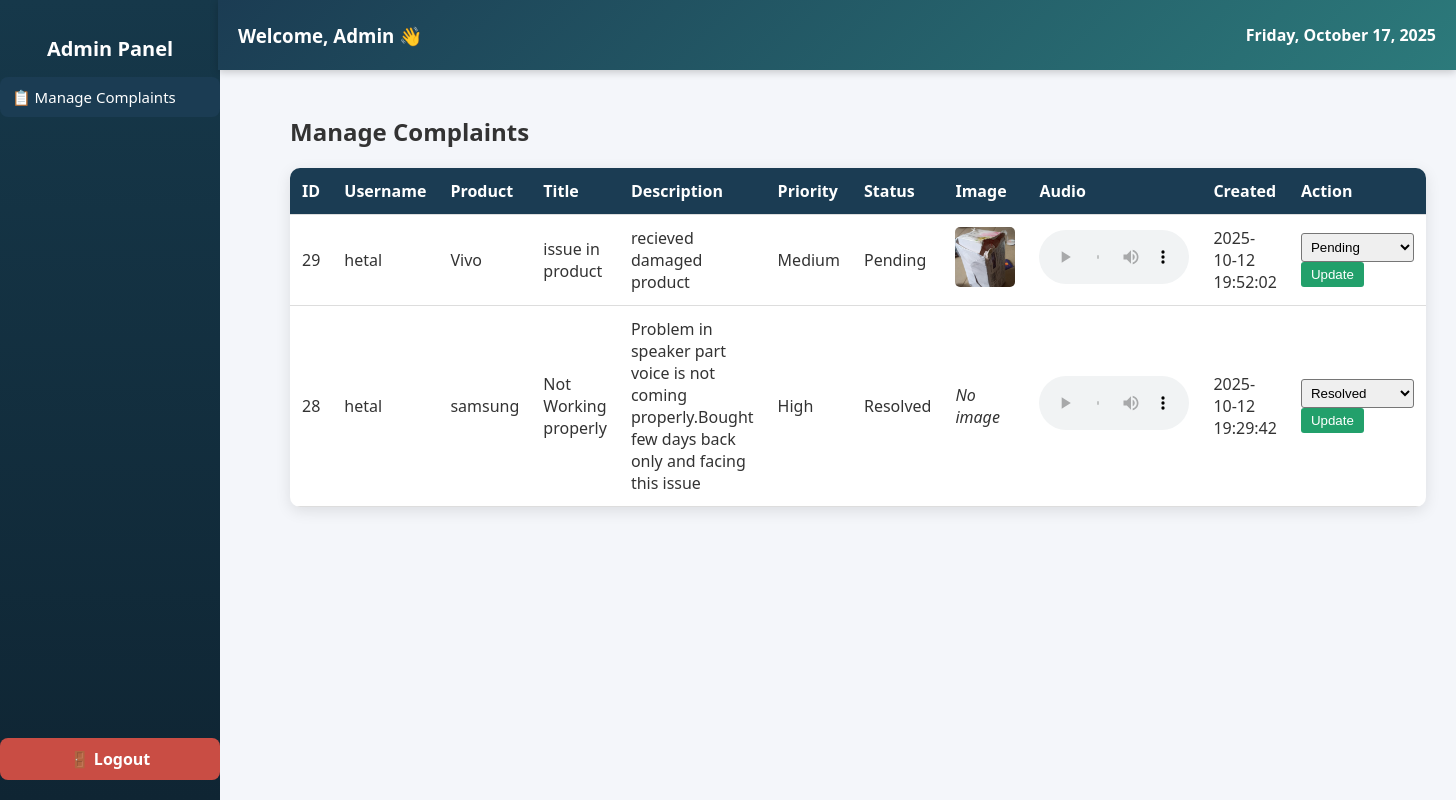
Page /admin/admin_layout.php on the committed database.
### tables this page shows
CREATE TABLE `complaints` (
  `id` int(11) UNSIGNED NOT NULL,
  `user_id` int(11) UNSIGNED NOT NULL,
  `product_id` int(11) UNSIGNED NOT NULL,
  `title` varchar(255) NOT NULL,
  `description` text NOT NULL,
  `priority` enum('Low','Medium','High') DEFAULT 'Medium',
  `attachment_image` varchar(255) DEFAULT NULL,
  `attachment_audio` varchar(255) DEFAULT NULL,
  `status` enum('Pending','In Progress','Resolved','Not Resolved') NOT NULL DEFAULT 'Pending',
  `created_at` timestamp NOT NULL DEFAULT current_timestamp(),
  `updated_at` timestamp NOT NULL DEFAULT current_timestamp() ON UPDATE current_timestamp()
);

CREATE TABLE `users` (
  `id` int(10) UNSIGNED NOT NULL,
  `first_name` varchar(100) NOT NULL,
  `last_name` varchar(100) NOT NULL,
  `username` varchar(50) NOT NULL,
  `email` varchar(100) NOT NULL,
  `phone` varchar(15) DEFAULT NULL,
  `password_hash` varchar(255) NOT NULL,
  `created_at` timestamp NOT NULL DEFAULT current_timestamp(),
  `updated_at` timestamp NOT NULL DEFAULT current_timestamp() ON UPDATE current_timestamp(),
  `is_admin` tinyint(1) DEFAULT 0,
  `role` enum('owner','member') DEFAULT 'owner'
);

CREATE TABLE `products` (
  `id` int(10) UNSIGNED NOT NULL,
  `user_id` int(10) UNSIGNED NOT NULL,
  `product_name` varchar(255) NOT NULL,
  `category` varchar(100) NOT NULL,
  `brand` varchar(100) NOT NULL,
  `serial_number` varchar(100) DEFAULT NULL,
  `purchase_date` date NOT NULL,
  `price` decimal(10,2) DEFAULT NULL,
  `warranty_period` int(11) NOT NULL,
  `warranty_unit` enum('months','years') NOT NULL DEFAULT 'months',
  `warranty_expiry` date DEFAULT NULL,
  `bill_file` varchar(255) DEFAULT NULL,
  `notes` text DEFAULT NULL,
  `created_at` timestamp NOT NULL DEFAULT current_timestamp(),
  `updated_at` timestamp NOT NULL DEFAULT current_timestamp() ON UPDATE current_timestamp()
);

### admin/admin_panel_content.php (the view, shortened to what this page needs)
<?php
$stmt = $conn->prepare("
    SELECT c.id, c.title, c.description, c.priority, c.status, c.created_at, c.updated_at,
           c.attachment_image, c.attachment_audio,
           p.product_name, u.username
    FROM complaints c
    JOIN products p ON c.product_id = p.id
    JOIN users u ON c.user_id = u.id
    ORDER BY c.created_at DESC
");
$stmt->execute();
$complaints = $stmt->get_result()->fetch_all(MYSQLI_ASSOC);
?>
<h2>Manage Complaints</h2>
<table>
    <thead>
        <tr>
            <th>ID</th>
            <th>Username</th>
            <th>Product</th>
            <th>Title</th>
            <th>Description</th>
            <th>Priority</th>
            <th>Status</th>
            <th>Image</th>
            <th>Audio</th>
            <th>Created</th>
            <th>Action</th>
        </tr>
    </thead>
    <tbody>
        <?php if ($complaints): foreach ($complaints as $c): ?>
        <tr>
            <td><?= $c['id'] ?></td>
            <td><?= htmlspecialchars($c['username']) ?></td>
            <td><?= htmlspecialchars($c['product_name']) ?></td>
            <td><?= htmlspecialchars($c['title']) ?></td>
            <td><?= htmlspecialchars($c['description']) ?></td>
            <td><?= htmlspecialchars($c['priority']) ?></td>
            <td><?= htmlspecialchars($c['status']) ?></td>
            <td>
                <?php if (!empty($c['attachment_image'])): ?>
                    <a href="../<?= htmlspecialchars($c['attachment_image']) ?>" target="_blank">
                        <img src="../<?= htmlspecialchars($c['attachment_image']) ?>" width="60" height="60">
                    </a>
                <?php else: ?>
                    <em>No image</em>
                <?php endif; ?>
            </td>
            <td>
    <?php if (!empty($c['attachment_audio'])): ?>
        <?php
            $audioPath = (file_exists("../" . $c['attachment_audio']))
                ? "../" . $c['attachment_audio']
                : $c['attachment_audio'];
        ?>
        <audio controls style="width:150px;">
            <source src="<?= htmlspecialchars($audioPath) ?>" type="audio/webm">
        </audio>
    <?php else: ?>
        <em>No audio</em>
    <?php endif; ?>
</td>
            <td><?= $c['created_at'] ?></td>
            <td>
                <form method="POST" action="admin_panel.php">
                    <select name="status">
                        <option value="Pending" <?= $c['status'] == 'Pending' ? 'selected' : '' ?>>Pending</option>
                        <option value="Resolved" <?= $c['status'] == 'Resolved' ? 'selected' : '' ?>>Resolved</option>
                    </select>
                    <button type="submit">Update</button>
                </form>
            </td>
        </tr>
        <?php endforeach; else: ?>
        <tr><td colspan="11" style="text-align:center;">No complaints found</td></tr>
        <?php endif; ?>
    </tbody>
</table>

### admin/admin_layout.php (shortened to what this page needs)
<!DOCTYPE html>
<html lang="en">
<head>
    <link rel="stylesheet" href="../css/dashboard.css">
</head>
<body>
<div class="dashboard-container">
    <aside class="sidebar">
        <div class="sidebar-header">
            <span class="brand-text">Admin Panel</span>
        </div>
        <nav class="menu">
            <a href="#" class="active" id="manage-complaints">📋 Manage Complaints</a>
        </nav>
        <a href="./admin_logout.php" class="logout">🚪 Logout</a>
    </aside>
    <main class="main-content">
        <header class="topbar">
            <h3>Welcome, Admin 👋</h3>
            <p class="date"><?= date("l, F j, Y") ?></p>
        </header>
        <div id="dashboard-page-content">
            <?php include 'admin_panel_content.php'; ?>
        </div>
    </main>
</div>
</body>
</html>

### css/dashboard.css (style rules this page uses)
:root { --bg:#f4f6fa; --text:#333; --primary:#1B3C53; --primary-2:#164a63; --sidebar-dark:#0e2433; --accent:#247BA0; --green:#22a06b; --amber:#f59e0b; --red:#e45858; --card:#fff; --muted:#555; }
* { box-sizing:border-box; }
html,body { height:100%; }
body { margin:0; font-family:"Segoe UI", Arial, sans-serif; background:var(--bg); color:var(--text); }
.dashboard-container { display:flex; min-height:calc(100vh - 76px); gap:20px; padding: 0 20px 20px; }
.topbar { position: fixed; top: 0; left: 218px; right: 0; height: 70px; display: flex; justify-content: space-between; align-items: center; background: linear-gradient(135deg, #1B3C53, #2C7A7B); color: #fff; padding: 0 20px; font-weight: bold; z-index: 1000; border-radius: 0; box-shadow: 0 2px 8px rgba(0,0,0,0.2); z-index: 2000; }
.sidebar { width: 220px; height: 100vh; background: linear-gradient(to bottom, #16384a, #0f2533); padding: 20px 0; position: fixed; left: 0; top: 0; display: flex; flex-direction: column; }
.sidebar-header { display: flex; align-items: center; justify-content: center; padding: 15px 10px; gap: 10px; }
.sidebar-header .brand-text { font-size: 20px; font-weight: 700; color: #fff; }
.menu { display:flex; flex-direction:column; gap:12px; margin-bottom:12px; }
.menu a { text-decoration:none; padding:10px 12px; border-radius:8px; color:#dbeafe; font-size:15px; transition:background .2s ease, color .2s ease; }
.menu a:hover, .menu a.active { background:#285577; color:#fff; }
.logout { margin-top:auto; padding:10px 12px; text-decoration:none; border-radius:8px; background:var(--red); color:#fff; text-align:center; font-weight:600; transition:background .2s ease; display:block; }
.main-content { margin-left: 250px; padding: 20px; margin-top: 75px; }

### admin/admin_layout.php (style rules this page uses)
.sidebar .menu a.active { background-color: #1B3C53; }
.logout { background-color: #c94d44; }
.main-content { background-color: #f4f6fa; padding: 20px; }

### admin/admin_panel_content.php (style rules this page uses)
table { width: 100%; border-collapse: collapse; background: #fff; border-radius: 10px; overflow: hidden; box-shadow: 0 4px 15px rgba(0, 0, 0, 0.1); }
th, td { padding: 12px; text-align: left; border-bottom: 1px solid #ddd; }
th { background: #1B3C53; color: #fff; }
select { padding: 5px; border-radius: 3px; }
button { padding: 5px 10px; background: #22a06b; color: #fff; border: none; border-radius: 3px; cursor: pointer; }
img { border-radius: 5px; object-fit: cover; transition: 0.3s ease; }
audio { outline: none; }

### rows in the picture
complaints: id "29", user.username "hetal", product.product_name "Vivo", title "issue in product", description "recieved damaged product", priority "Medium", status "Pending", attachment_image (picture), created_at "2025-10-12 19:52:02"
complaints: id "28", user.username "hetal", product.product_name "samsung", title "Not Working properly", description "Problem in speaker part voice is not coming properly.Bought few days back only and facing this issue", priority "High", status "Resolved", shows "No image", created_at "2025-10-12 19:29:42"
